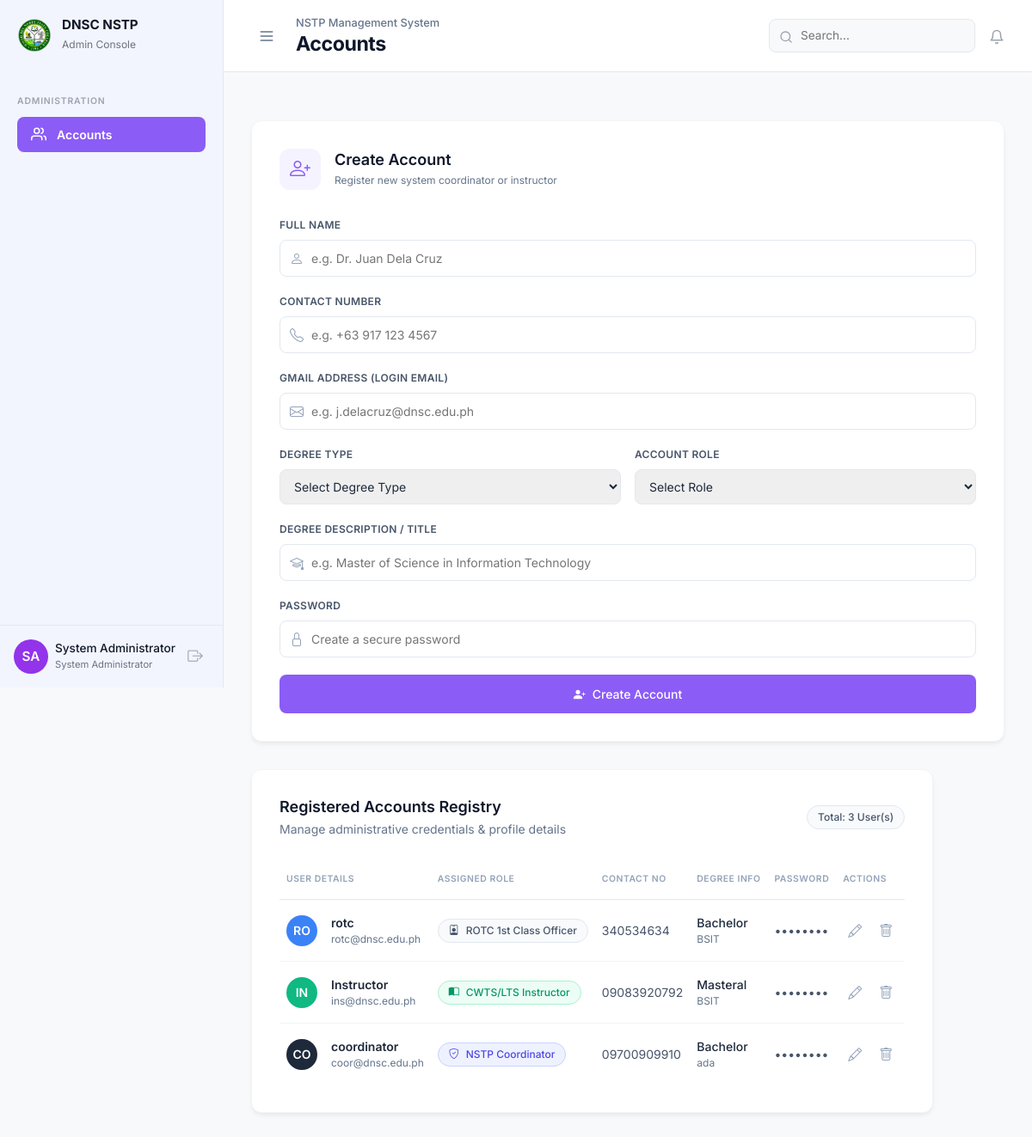
The app's page /sysadmin/accounts.php (signed in) with its own data.
### tables this page shows
CREATE TABLE `users` (
  `id` int NOT NULL AUTO_INCREMENT,
  `full_name` varchar(100) NOT NULL,
  `email` varchar(100) NOT NULL,
  `password` varchar(255) NOT NULL,
  `role` enum('Admin','Instructor','ROTC','System Admin') NOT NULL,
  `component` enum('CWTS','LTS','ROTC') DEFAULT NULL,
  `degree_type` varchar(100) DEFAULT NULL,
  `degree_title` varchar(255) DEFAULT NULL,
  `contact_number` varchar(20) DEFAULT NULL,
  `created_at` timestamp NULL DEFAULT CURRENT_TIMESTAMP,
  `status` enum('Active','Inactive') DEFAULT 'Active',
  PRIMARY KEY (`id`),
  UNIQUE KEY `email` (`email`)
);

### sysadmin/accounts.php (the view, shortened to what this page needs)
<?php
require '../config/db.php';
$stmt = $pdo->query("SELECT * FROM users WHERE role != 'System Admin' ORDER BY id DESC");
$accounts = $stmt->fetchAll(PDO::FETCH_ASSOC);
include '../includes/header.php';
include '../includes/sysadmin_sidebar.php';
?>
<div class="flex-grow-1 w-100">
    <?php include '../includes/topbar.php'; ?>
    <div class="main-content">
        <div class="create-card">
            <div class="create-header">
                <div class="create-icon">
                    <i class="bi bi-person-plus"></i>
                </div>
                <div class="create-title">
                    <h2>Create Account</h2>
                    <p>Register new system coordinator or instructor</p>
                </div>
            </div>
            <form method="POST" action="">
                <div class="form-group">
                    <label>Full Name</label>
                    <div class="input-with-icon">
                        <i class="bi bi-person"></i>
                        <input type="text" name="full_name" placeholder="e.g. Dr. Juan Dela Cruz" required>
                    </div>
                </div>
                <div class="form-group">
                    <label>Contact Number</label>
                    <div class="input-with-icon">
                        <i class="bi bi-telephone"></i>
                        <input type="text" name="contact_number" placeholder="e.g. +63 917 123 4567">
                    </div>
                </div>
                <div class="form-group">
                    <label>Gmail Address (Login Email)</label>
                    <div class="input-with-icon">
                        <i class="bi bi-envelope"></i>
                        <input type="email" name="email" placeholder="e.g. j.delacruz@dnsc.edu.ph" required>
                    </div>
                </div>
                <div class="form-row">
                    <div class="form-group">
                        <label>Degree Type</label>
                        <select name="degree_type">
                            <option value="">Select Degree Type</option>
                        </select>
                    </div>
                    <div class="form-group">
                        <label>Account Role</label>
                        <select name="role" required>
                            <option value="">Select Role</option>
                        </select>
                    </div>
                </div>
                <div class="form-group">
                    <label>Degree Description / Title</label>
                    <div class="input-with-icon">
                        <i class="bi bi-mortarboard"></i>
                        <input type="text" name="degree_title" placeholder="e.g. Master of Science in Information Technology">
                    </div>
                </div>
                <div class="form-group">
                    <label>Password</label>
                    <div class="input-with-icon">
                        <i class="bi bi-lock"></i>
                        <input type="password" name="password" placeholder="Create a secure password" required>
                    </div>
                </div>
                <button type="submit" class="btn-submit">
                    <i class="bi bi-person-plus-fill"></i> Create Account
                </button>
            </form>
        </div>
        <div class="registry-card">
            <div class="registry-header">
                <div class="registry-title">
                    <h2>Registered Accounts Registry</h2>
                    <p>Manage administrative credentials & profile details</p>
                </div>
                <div class="total-users">
                    Total: <?= count($accounts) ?> User(s)
                </div>
            </div>
            <table>
                <thead>
                    <tr>
                        <th>User Details</th>
                        <th>Assigned Role</th>
                        <th>Contact No</th>
                        <th>Degree Info</th>
                        <th>Password</th>
                        <th>Actions</th>
                    </tr>
                </thead>
                <tbody>
                    <?php
                    $colors = ['#3B82F6', '#10B981', '#1E293B', '#F59E0B', '#8B5CF6'];
                    foreach ($accounts as $index => $acc):
                        $nameParts = explode(' ', str_replace(['Dr. ', 'Prof. '], '', $acc['full_name']));
                        $initials = count($nameParts) > 1
                            ? strtoupper(substr($nameParts[0], 0, 1) . substr(end($nameParts), 0, 1))
                            : strtoupper(substr($acc['full_name'], 0, 2));
                        $bg = $colors[$index % count($colors)];
                        $roleClass = '';
                        $roleIcon = '';
                        $roleName = '';
                        if ($acc['role'] === 'Admin') {
                            $roleClass = 'role-admin';
                            $roleIcon = 'bi-shield-check';
                            $roleName = 'NSTP Coordinator';
                        } elseif ($acc['role'] === 'Instructor') {
                            $roleClass = 'role-instructor';
                            $roleIcon = 'bi-book-half';
                            $roleName = 'CWTS/LTS Instructor';
                        } else {
                            $roleClass = 'role-rotc';
                            $roleIcon = 'bi-person-badge';
                            $roleName = 'ROTC 1st Class Officer';
                        }
                    ?>
                    <tr>
                        <td>
                            <div class="user-cell">
                                <div class="user-avatar" style="background-color: <?= $bg ?>;">
                                    <?= htmlspecialchars($initials) ?>
                                </div>
                                <div class="user-info">
                                    <span class="user-name"><?= htmlspecialchars($acc['full_name']) ?></span>
                                    <span class="user-email"><?= htmlspecialchars($acc['email']) ?></span>
                                </div>
                            </div>
                        </td>
                        <td>
                            <span class="role-badge <?= $roleClass ?>">
                                <i class="bi <?= $roleIcon ?>"></i> <?= $roleName ?>
                            </span>
                        </td>
                        <td style="font-size: 0.875rem; color: #475569;">
                            <?= htmlspecialchars($acc['contact_number'] ?: '—') ?>
                        </td>
                        <td>
                            <div class="degree-info">
                                <span class="degree-type"><?= htmlspecialchars($acc['degree_type'] ?: '—') ?></span>
                                <span class="degree-title"><?= htmlspecialchars($acc['degree_title'] ?: '—') ?></span>
                            </div>
                        </td>
                        <td style="font-size: 0.875rem; color: #475569;">
                            &bull;&bull;&bull;&bull;&bull;&bull;&bull;&bull;
                        </td>
                        <td>
                            <div class="action-btns">
                                <button class="btn-action" data-bs-toggle="modal" data-bs-target="#editModal<?= $acc['id'] ?>"><i class="bi bi-pencil"></i></button>
                                <button class="btn-action" data-bs-toggle="modal" data-bs-target="#deleteModal<?= $acc['id'] ?>"><i class="bi bi-trash"></i></button>
                            </div>
                        </td>
                    </tr>
                    <?php endforeach; ?>
                </tbody>
            </table>
        </div>
    </div>
</div>
</body>
</html>

### assets/css/style.css (style rules this page uses)
:root { --primary-bg: #f2f5fe; --primary-accent: #4f39f6; --primary-accent-light: rgba(79, 57, 246, 0.08); --primary-active: #4f39f6; --text-sidebar: #6B7280; --text-sidebar-active: #FFFFFF; --bg-light: #F8F9FB; --border-color: #E5E7EB; --text-dark: #111827; --text-muted: #6B7280; --text-secondary: #9CA3AF; --instructor-accent: #0D9488; --instructor-active: #0D9488; --rotc-sidebar-bg: #1F2937; --rotc-accent: #F59E0B; --rotc-active: #F59E0B; --icon-coral: #F87171; --icon-green: #10B981; --icon-red: #EF4444; --icon-indigo: #6366F1; --icon-orange: #F97316; --icon-purple: #8B5CF6; --icon-blue: #3B82F6; --icon-teal: #14B8A6; }
* { box-sizing: border-box; }
body { background-color: var(--bg-light); font-family: 'Inter', -apple-system, BlinkMacSystemFont, sans-serif; color: var(--text-dark); margin: 0; }

### includes/header.php (style rules this page uses)
@media (min-width: 992px) { .wrapper > .flex-grow-1 { min-height: 100vh; overflow-x: hidden; flex-grow: 1; min-width: 0; padding-top: 108px !important; transition: all 0.3s cubic-bezier(0.4, 0, 0.2, 1); } }

### records on screen
users: full_name "RO", full_name "rotc", email "rotc@dnsc.edu.ph", role "ROTC 1st Class Officer", contact_number "340534634", degree_type "Bachelor", degree_title "BSIT"
users: full_name "IN", full_name "Instructor", email "ins@dnsc.edu.ph", role "CWTS/LTS Instructor", contact_number "09083920792", degree_type "Masteral", degree_title "BSIT"
users: full_name "CO", full_name "coordinator", email "coor@dnsc.edu.ph", role "NSTP Coordinator", contact_number "09700909910", degree_type "Bachelor", degree_title "ada"

### other values on screen
$fullName "System Administrator"
$semester_label "NSTP Management System"
$topbar_title "Accounts"
count($accounts) "3"
